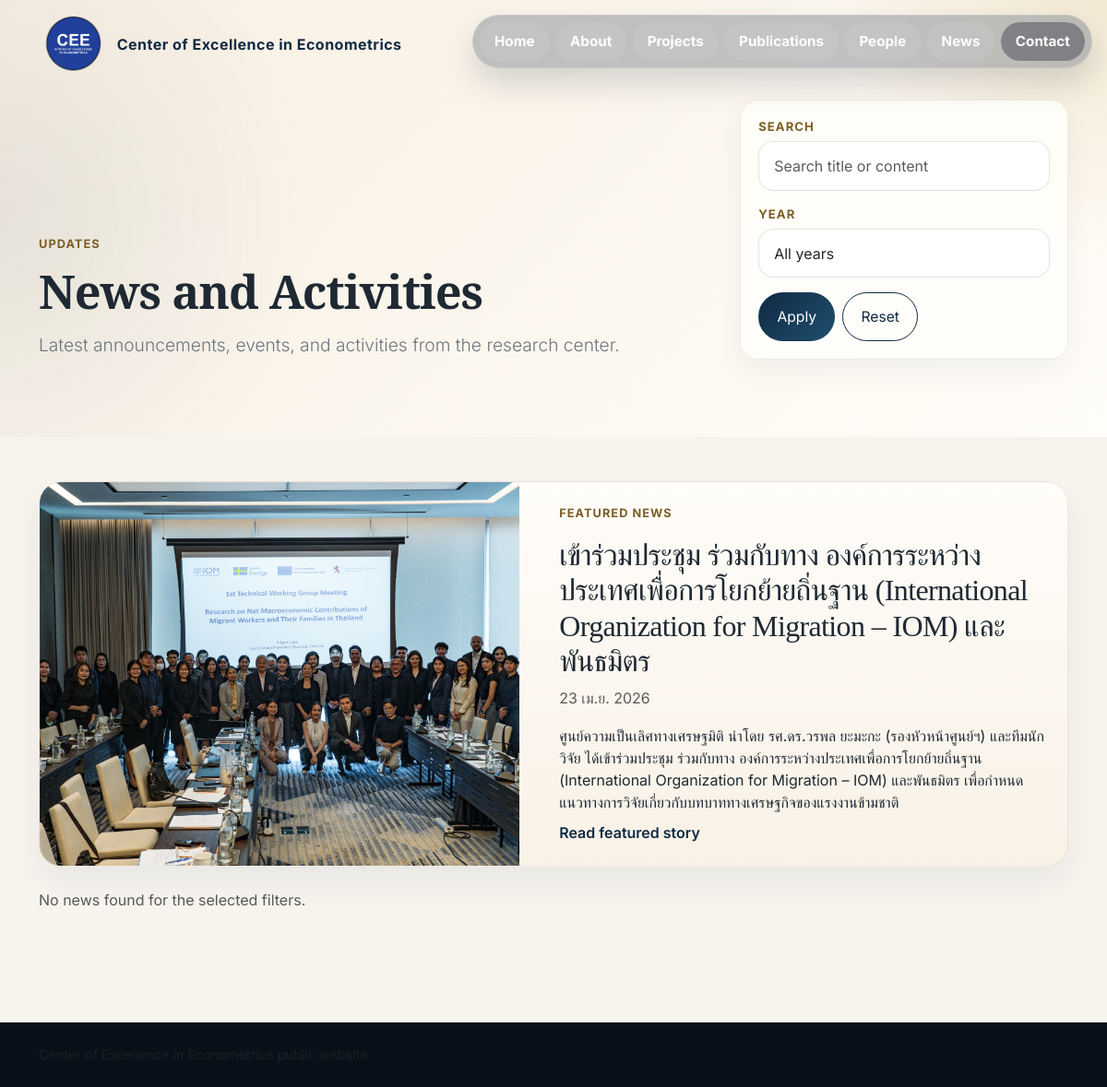
Page /news/ on the committed database.
### apps/news/models.py (models this page shows, shortened)
class News(models.Model):
    title = models.CharField(max_length=255)
    slug = models.SlugField(max_length=255, unique=True, blank=True)
    summary = models.TextField(blank=True)
    content = models.TextField()
    cover_image = models.ImageField(upload_to='news/', blank=True, null=True)
    published_at = models.DateTimeField(blank=True, null=True)
    is_published = models.BooleanField(default=True)
    created_at = models.DateTimeField(auto_now_add=True)
    updated_at = models.DateTimeField(auto_now=True)
    class Meta:
        ordering = ['-published_at', '-created_at']
        verbose_name_plural = 'news'

### apps/news/views.py (the view)
# urls.py: path('', views.news_list, name='list'),
def news_list(request):
    base_items = News.objects.filter(is_published=True)
    query = request.GET.get("q", "").strip()
    selected_year = request.GET.get("year", "").strip()
    items = base_items
    if query:
        items = items.filter(
            Q(title__icontains=query)
            | Q(summary__icontains=query)
            | Q(content__icontains=query)
        )
    if selected_year.isdigit():
        items = items.filter(published_at__year=int(selected_year))
    else:
        selected_year = ""
    featured_news = items.first()
    regular_items = items[1:] if featured_news else items
    paginator = Paginator(regular_items, 6)
    page_obj = paginator.get_page(request.GET.get("page"))
    year_values = (
        base_items.exclude(published_at__isnull=True)
        .dates("published_at", "year", order="DESC")
    )
    available_years = [value.year for value in year_values]
    return render(
        request,
        "news/list.html",
        {
            "featured_news": featured_news,
            "news_items": page_obj.object_list,
            "page_obj": page_obj,
            "query": query,
            "selected_year": selected_year,
            "available_years": available_years,
        },
    )

### templates/news/list.html (shortened to what this page needs)
{% extends "base.html" %}
{% block content %}
<section class="content-hero py-5">
    <div class="container">
        <div class="row g-4 align-items-end">
            <div class="col-lg-8">
                <p class="eyebrow">Updates</p>
                <h1 class="display-5 fw-bold mb-3">News and Activities</h1>
                <p class="lead text-secondary mb-0">Latest announcements, events, and activities from the research center.</p>
            </div>
            <div class="col-lg-4">
                <form method="get" class="news-filter-card">
                    <label for="news-search" class="news-filter-card__label">Search</label>
                    <input id="news-search" type="text" name="q" value="{{ query }}" class="form-control" placeholder="Search title or content">
                    <label for="news-year" class="news-filter-card__label mt-3">Year</label>
                    <select id="news-year" name="year" class="form-control">
                        <option value="">All years</option>
                    </select>
                    <div class="news-filter-card__actions">
                        <button type="submit" class="btn btn-dark btn-sm">Apply</button>
                        <a href="{% url 'news:list' %}" class="btn btn-outline-dark btn-sm">Reset</a>
                    </div>
                </form>
            </div>
        </div>
    </div>
</section>
<section class="py-5">
    <div class="container">
        {% if featured_news %}
            <article class="news-feature-card mb-4">
                <a href="{% url 'news:detail' featured_news.slug %}" class="news-feature-card__media">
                    {% if featured_news.cover_image %}
                        <img src="{{ featured_news.cover_image.url }}" alt="{{ featured_news.title }}">
                    {% else %}
                        <div class="news-feature-card__placeholder">{{ featured_news.title|slice:":1" }}</div>
                    {% endif %}
                </a>
                <div class="news-feature-card__content">
                    <p class="eyebrow mb-2">Featured News</p>
                    <h2>{{ featured_news.title }}</h2>
                    <p class="text-muted mb-2">{{ featured_news.published_at|date:"d M Y"|default:"Draft" }}</p>
                    <p class="mb-0">{{ featured_news.summary|default:featured_news.content|truncatewords:45 }}</p>
                    <a href="{% url 'news:detail' featured_news.slug %}" class="stretched-link">Read featured story</a>
                </div>
            </article>
        {% endif %}
        <div class="row g-4">
            {% for item in news_items %}
                <div class="col-md-6 col-xl-4">
                    <article class="news-list-card h-100">
                        <a href="{% url 'news:detail' item.slug %}" class="news-list-card__media">
                            {% if item.cover_image %}
                                <img src="{{ item.cover_image.url }}" alt="{{ item.title }}">
                            {% else %}
                                <div class="news-list-card__placeholder">{{ item.title|slice:":1" }}</div>
                            {% endif %}
                        </a>
                        <div class="news-list-card__body">
                            <p class="news-list-card__date">{{ item.published_at|date:"d M Y"|default:"Draft" }}</p>
                            <h2 class="h5">{{ item.title }}</h2>
                            <p>{{ item.summary|default:item.content|truncatewords:24 }}</p>
                            <a href="{% url 'news:detail' item.slug %}" class="stretched-link">Read more</a>
                        </div>
                    </article>
                </div>
            {% empty %}
                <p class="text-muted">No news found for the selected filters.</p>
            {% endfor %}
        </div>
    </div>
</section>
{% endblock %}

### rows in the picture
News: cover_image (picture), title "เข้าร่วมประชุม ร่วมกับทาง องค์การระหว่างประเทศเพื่อการโยกย้ายถิ่นฐาน (International Organization for Migration – IOM) และพันธมิตร", published_at "23 เม.ย. 2026", summary "ศูนย์ความเป็นเลิศทางเศรษฐมิติ นำโดย รศ.ดร.วรพล ยะมะกะ (รองหัวหน้าศูนย์ฯ) และทีมนักวิจัย ได้เข้าร่วมประชุม ร่วมกับทาง องค์การระหว่างประเทศเพื่อการโยกย้ายถิ่นฐาน (International Organization for Migration – IOM) และพันธมิตร เพื่อกำหนดแนวทางการวิจัยเกี่ยวกับบทบาททางเศรษฐกิจของแรงงานข้ามชาติ"
